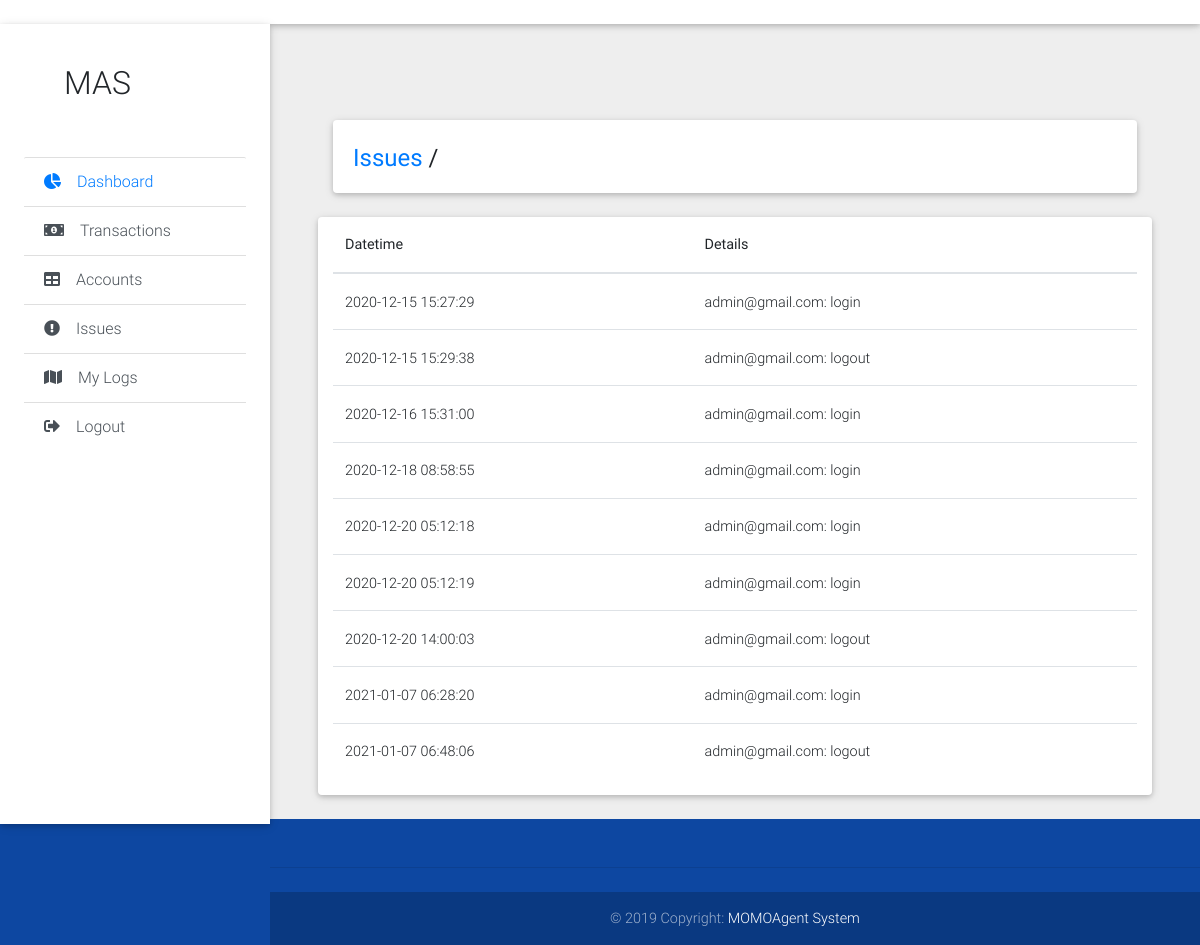
/staff/mylogs.php (signed in), run on the app's committed database.
### tables this page shows
CREATE TABLE `logs` (
  `timetsamp` timestamp NOT NULL DEFAULT current_timestamp(),
  `id` int(10) NOT NULL,
  `userid` int(11) NOT NULL,
  `details` text NOT NULL
);

### staff/mylogs.php (the view, shortened to what this page needs)
<!DOCTYPE html>
<html lang="en">
<?php include_once 'static/head.php';
include_once("../db.php");
$result = $pdo->query("SELECT * FROM logs where userid = ".$_SESSION['id']);
?>
<body class="grey lighten-3">
  <header>
<?php include_once 'static/navbar.php'; ?>
<?php include_once 'static/sidebar.php'; ?>
  </header>
  <main class="pt-5 mx-lg-5">
    <div class="container-fluid mt-5">
      <div class="card mb-4 wow fadeIn">
        <div class="card-body d-sm-flex justify-content-between">
          <h4 class="mb-2 mb-sm-0 pt-1">
            <a href="#" >Issues</a>
            <span>/</span>
          </h4>
        </div>
      </div>
      <div class="row card wow fadeIn">
        <div class="col">
          <table class="table table-hover">
            <thead class="table-black">
              <tr>
                <th>Datetime</th>
                <th>Details</th>
              </tr>
            </thead>
            <tbody>
              <?php
                while($row = $result->fetch(PDO::FETCH_ASSOC)) {
                  echo "<tr>";
                  echo "<td>".$row['timetsamp']."</td>";
                  echo "<td>".$row['details']."</td>";
                 ?>
              <?php } ?>
            </tbody>
          </table>
        </div>
      </div>
    </div>
  </main>
<?php include_once 'static/footer.php'; ?>
</body>
</html>

### data on the page
logs: timetsamp "2020-12-15 15:27:29", details "admin@gmail.com: login"
logs: timetsamp "2020-12-15 15:29:38", details "admin@gmail.com: logout"
logs: timetsamp "2020-12-16 15:31:00", details "admin@gmail.com: login"
logs: timetsamp "2020-12-18 08:58:55", details "admin@gmail.com: login"
logs: timetsamp "2020-12-20 05:12:18", details "admin@gmail.com: login"
logs: timetsamp "2020-12-20 05:12:19", details "admin@gmail.com: login"
logs: timetsamp "2020-12-20 14:00:03", details "admin@gmail.com: logout"
logs: timetsamp "2021-01-07 06:28:20", details "admin@gmail.com: login"
logs: timetsamp "2021-01-07 06:48:06", details "admin@gmail.com: logout"
